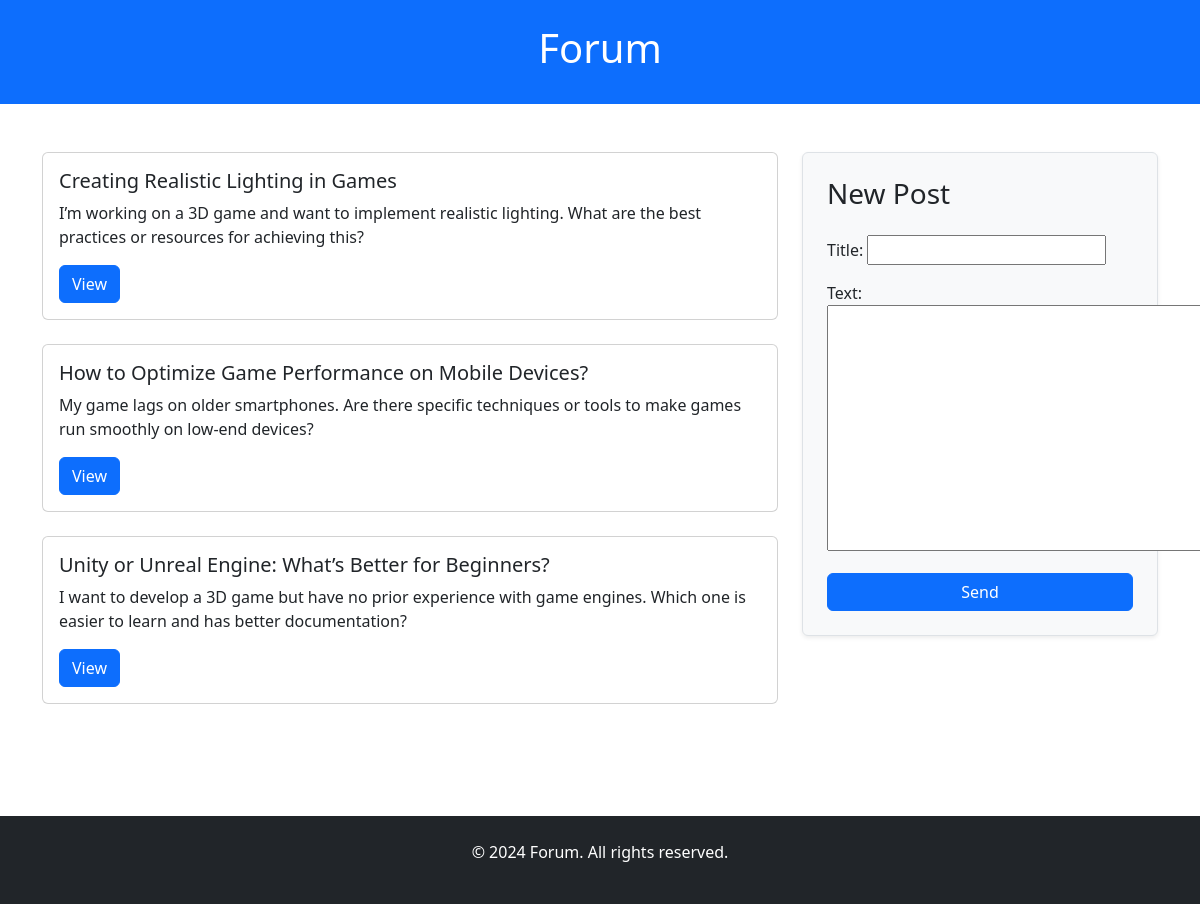
/forum/4/ (signed in), run on the app's committed database.
### forum/models.py (models this page shows, shortened)
class Post(models.Model):
    title = models.CharField(max_length=255)
    text = models.TextField()
    created_at = models.DateTimeField(auto_now_add=True)
    branch = models.ForeignKey(Branch, on_delete=models.CASCADE)
    author = models.ForeignKey(User, on_delete=models.CASCADE)
    views = models.PositiveIntegerField(default=0)

### forum/views.py (the view)
# urls.py: path('<int:branch_id>/', views.show_all_posts, name='posts'),
@login_required
def show_all_posts(request, branch_id):
    if request.method == 'POST':
        form = PostForm(request.POST)
        if form.is_valid():
            post = form.save(commit=False)
            post.author = request.user
            post.branch = Branch.objects.get(id=branch_id)
            post.save()
            return redirect('post', post_id=post.id)
    else:
        form = PostForm()
    branch = Branch.objects.get(id=branch_id)
    posts = Post.objects.filter(branch=branch).order_by('-created_at')
    return render(request, 'forum/list_posts.html', {'posts': posts, 'form': form})

### forum/forms.py
class PostForm(forms.ModelForm):
    class Meta:
        model = Post
        fields = ['title', 'text']

### forum/templates/forum/list_posts.html (shortened to what this page needs)
<!DOCTYPE html>
<html lang="en">
<head>
    <link href="https://cdn.jsdelivr.net/npm/bootstrap@5.3.2/dist/css/bootstrap.min.css" rel="stylesheet">
</head>
<body>
    <header class="bg-primary text-white py-4">
        <div class="container text-center">
            <h1>Forum</h1>
        </div>
    </header>
    <div class="wrapper">
        <main class="container my-5 content">
            <div class="row">
                <div class="col-md-8">
                    <div class="row">
                        {% for post in posts %}
                            <div class="col-md-12 mb-4">
                                <div class="card h-100">
                                    <div class="card-body">
                                        <h5 class="card-title">{{ post.title }}</h5>
                                        <p class="card-text">{{ post.text|truncatewords:30 }}</p>
                                        <a href="{% url 'post' post.id %}" class="btn btn-primary">View</a>
                                    </div>
                                </div>
                            </div>
                        {% endfor %}
                    </div>
                </div>
                <div class="col-md-4">
                    <div class="sticky-form">
                        <form method="post" action="#" class="p-4 border rounded shadow-sm bg-light">
                            <h3 class="mb-4">New Post</h3>
                            {{ form.as_p }}
                            <button type="submit" class="btn btn-primary w-100">Send</button>
                        </form>
                    </div>
                </div>
            </div>
        </main>
        <footer class="bg-dark text-white py-4 mt-auto">
            <div class="container text-center">
                <p>&copy; 2024 Forum. All rights reserved.</p>
            </div>
        </footer>
    </div>
</body>
</html>

### forum/templates/forum/list_posts.html (style rules this page uses)
html, body { height: 100%; margin: 0; }
.wrapper { min-height: 100%; display: flex; flex-direction: column; }
.content { flex: 1; }
.sticky-form { position: sticky; top: 20px; }

### data on the page
Post: title "Creating Realistic Lighting in Games", text "I’m working on a 3D game and want to implement realistic lighting. What are the best practices or resources for achieving this?"
Post: title "How to Optimize Game Performance on Mobile Devices?", text "My game lags on older smartphones. Are there specific techniques or tools to make games run smoothly on low-end devices?"
Post: title "Unity or Unreal Engine: What’s Better for Beginners?", text "I want to develop a 3D game but have no prior experience with game engines. Which one is easier to learn and has better documentation?"
